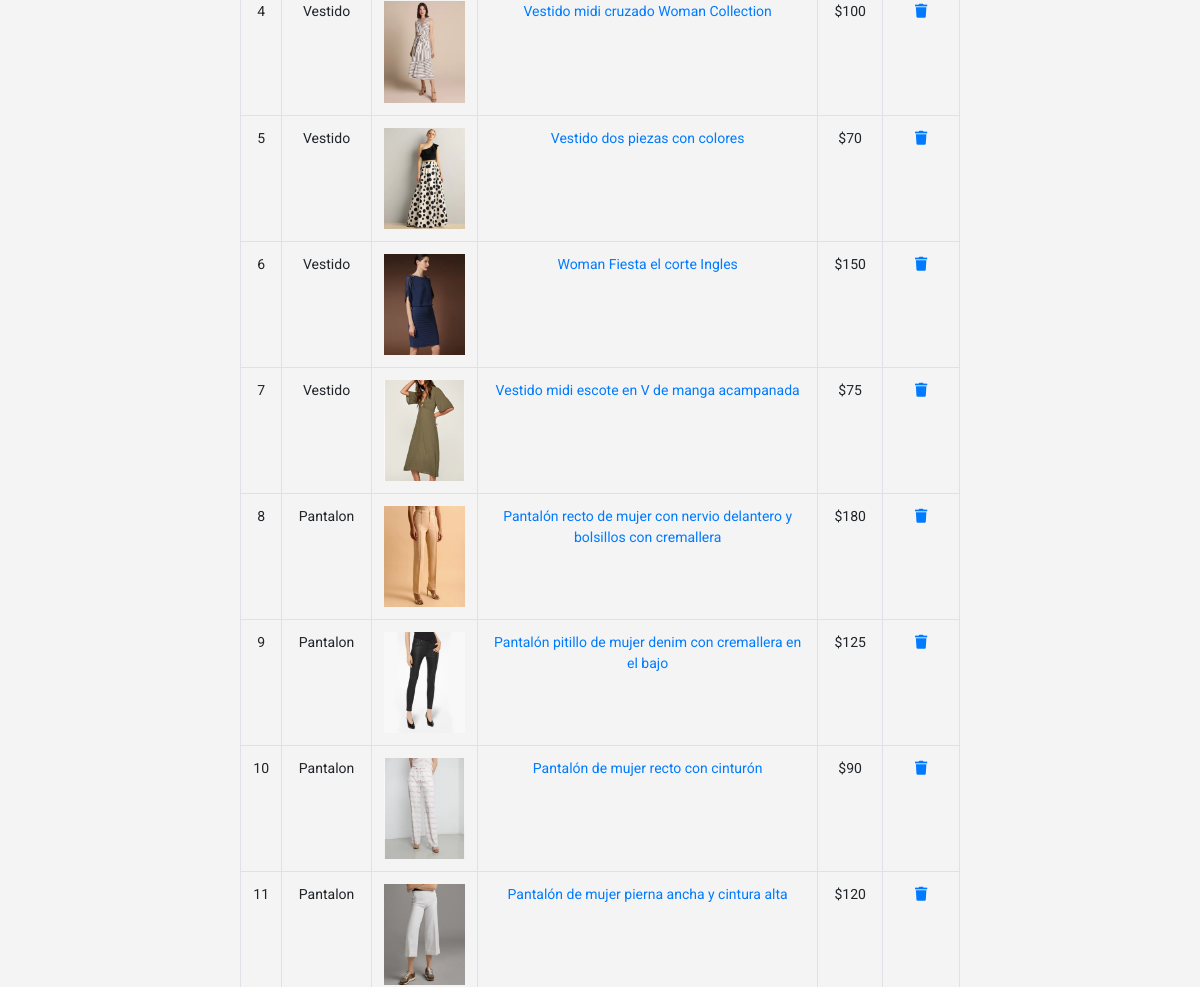
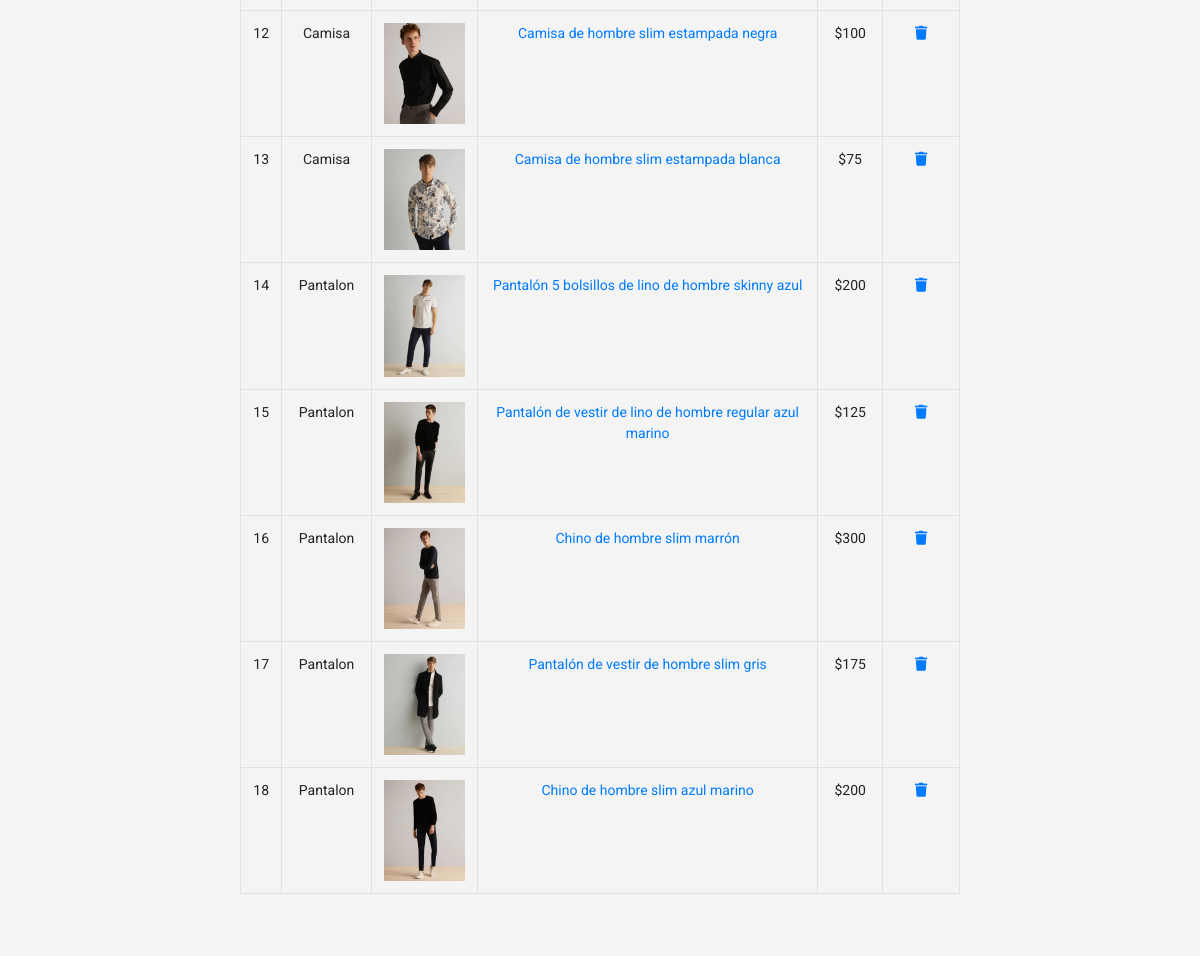
The app's page /listWear/ (middle part), older data (2 pictures, top to bottom).
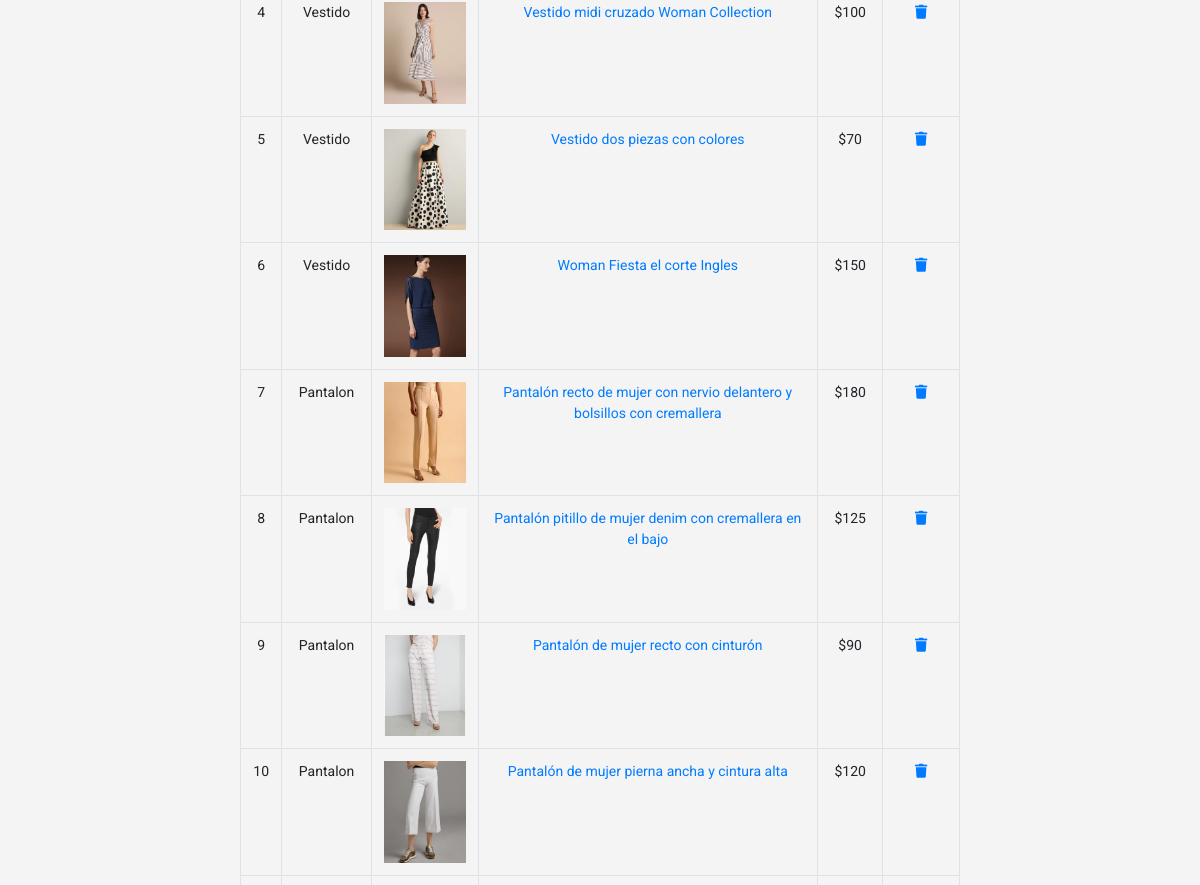
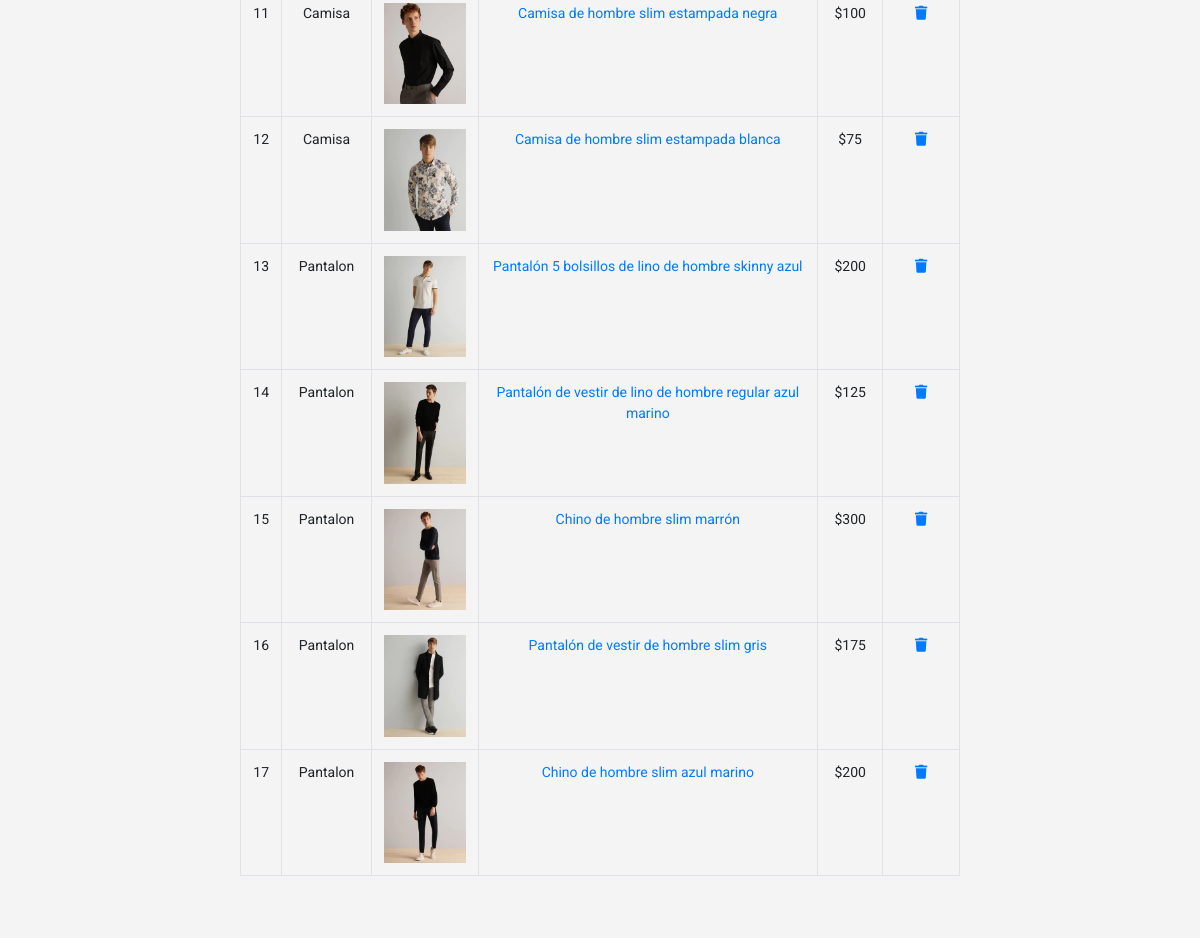
The same page, newer data (2 pictures, top to bottom).
### wear/models.py (models this page shows, shortened)
class Wear(models.Model):
	name = models.CharField(max_length=100)
	img = models.ImageField(upload_to='pics')
	desc = models.TextField()
	quant = models.CharField(max_length=100)
	price = models.IntegerField()
	gender = models.CharField(choices=GENDER_CHOICES, max_length=100)
	offer = models.BooleanField()

### wear/views.py (the view)
# urls.py: path('listWear/', views.listWear,name='Editar Destino')
def listWear(request):
	queryset = Wear.objects.all()
	context ={
		'objectList': queryset
	}
	return render(request, 'listWear.html',context)

### templates/listWear.html (shortened to what this page needs)
{% extends 'base.html' %}
{% load static %}
{% block content %}
<section>
    <table class="table table-hover table-bordered text-center" style="margin: 4rem auto;width: 60%;">
        {% for instance in objectList %}
        <tr>
            <td>{{ forloop.counter }}</td>
            <td> {{ instance.name }}</td>
            <td><img src="{{ instance.img.url }}" alt="" style="width: 100px;"></td>
            <td><a href="/editWear/{{instance.id}}">{{ instance.desc }} </a></td>
            <td> ${{ instance.price }}</td>
            <td> <a href="/editWear/{{instance.id}}/delete"><i class="fas fa-trash"></a></i></td>
        </tr>
        {% endfor %}
    </table>
</section>
{% endblock %}

Row changes from the older to the newer data that the page shows:
removed Wear: name "Vestido", img (picture), desc "Vestido midi escote en V de manga acampanada", price "75"
